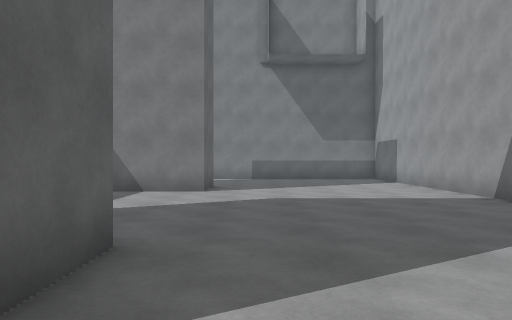
[1] (above)

20 first-person views from a walk through a 3-D level made in the Unity game engine. The camera is 1.3 m above the floor, looks level and sees 70° across. The floor is counted in squares, 1.5 m on a side. Each view is taken from the middle of a square. On the plan, view 1 faces up. The plan holds only what a view shows up to about 12 squares ahead; the rest is blank. The place goes on beyond the plan. The player character is not drawn.

[2]
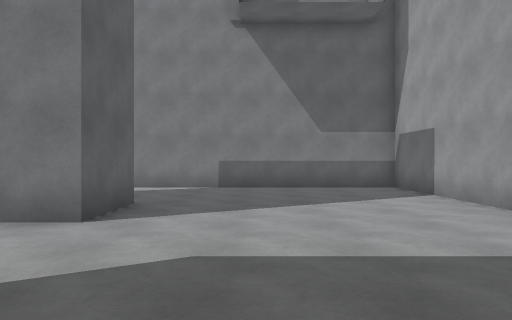

[3]
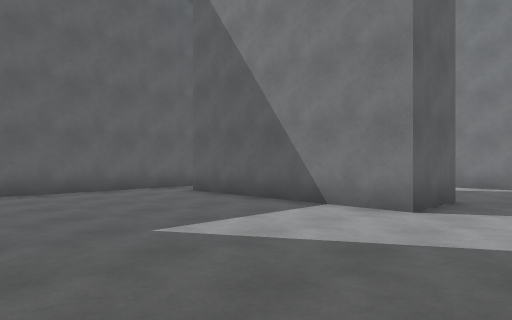

[4]
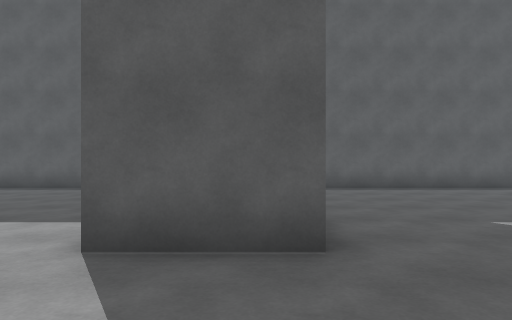

[5]
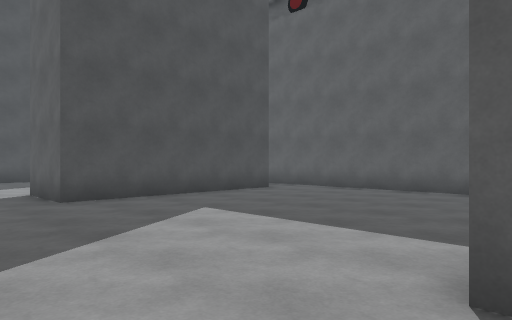

[6]
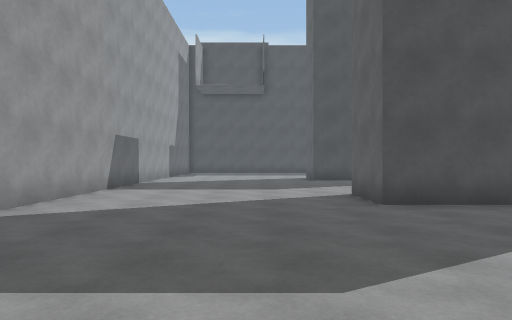

[7]
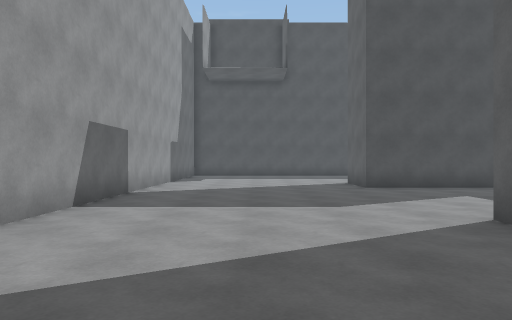

[8]
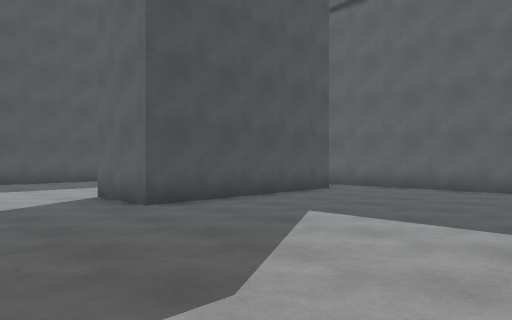

[9]
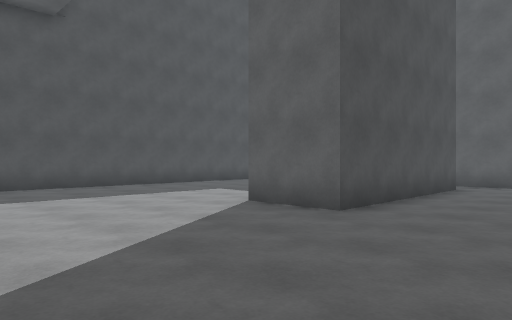

[10]
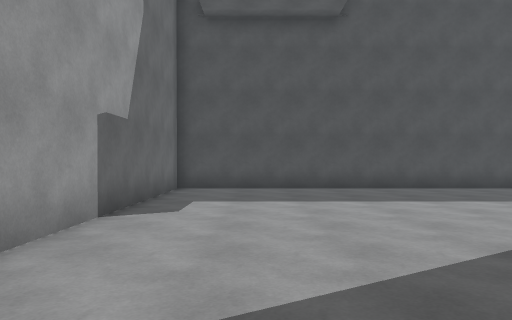

[11]
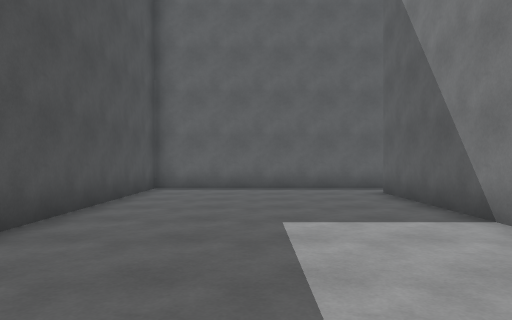

[12]
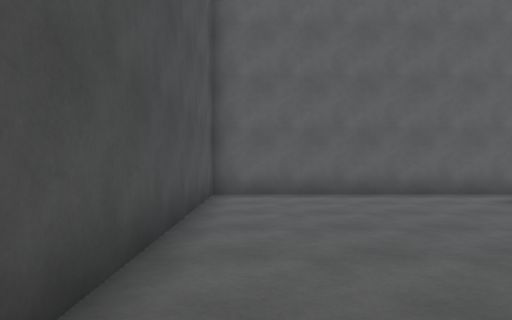

[13]
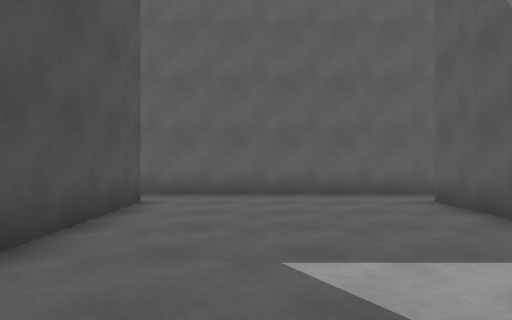

[14]
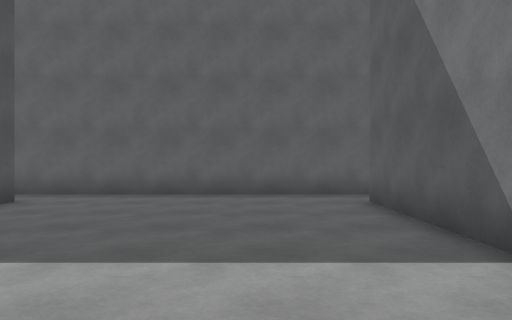

[15]
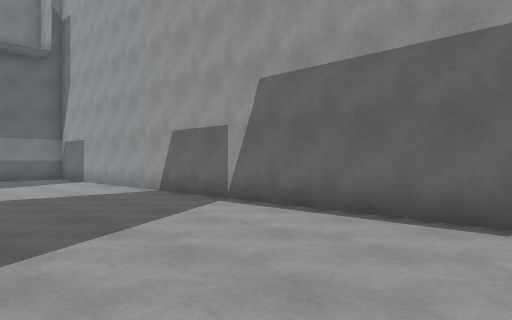

[16]
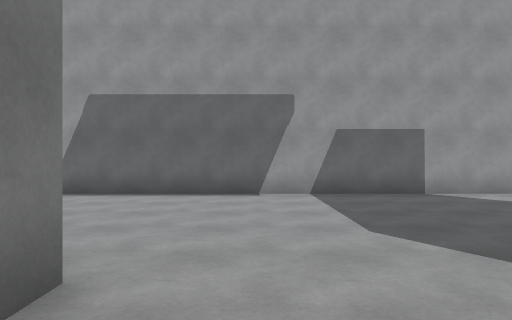

[17]
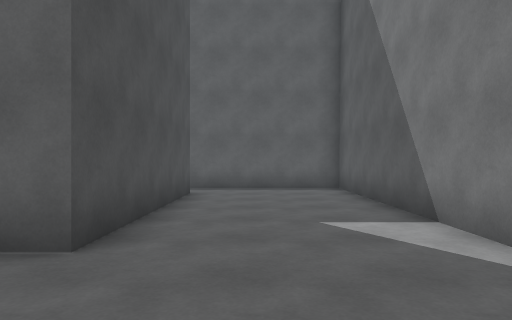

[18]
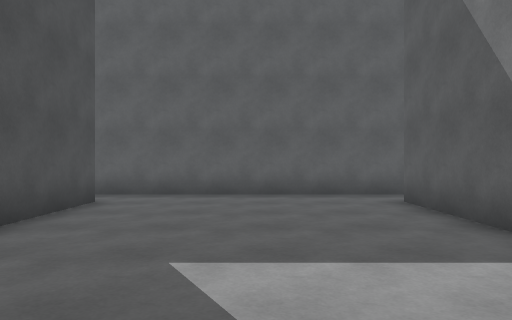

[19]
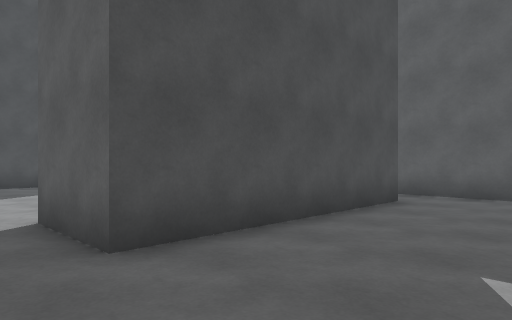

[20]
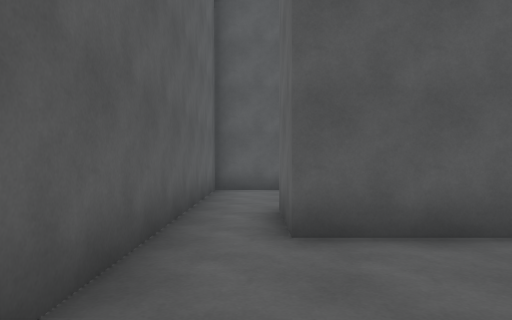

### Floor plan
Points are (right, up) in squares from view 1. A wall is a line through its corners. A room is listed if a view was taken in it or the views show most of it. See-through windows are left out.
Room 1 (views 1, 2, 3, 4, 5, 6, 7, 8, 9, 10, 11, 12, 13, 14, 15, 16, 17, 18, 19, 20)
walls: (-5.2, -8.3) (-7.6, -8.3); (-7.6, -6) (-1.4, -6) (-1.4, -8.4); (-7.6, 3.7) (-1.4, 3.7) (-1.4, 1.4) (-7.6, 1.4); (-7.6, -14.4) (-1.4, -14.4) (-1.4, -16.8); (-1.4, 10.1) (-7.6, 10.1) (-7.6, 12.3) (-1.4, 12.3) (-1.4, 10.1); (-2.8, -16.7) (-7.6, -16.7); (-9.2, 16.6) (-9.2, -23.1) (5.4, -23.1) (5.4, 16.6) (-9.2, 16.6)

Positions as (right, up) in squares from view 1, and headings:
1: (0, 0), facing up
2: (1, 5), facing up
3: (1, 4), facing up-left
4: (2, 3), facing left
5: (1, 2), facing down-left
6: (1, 1), facing down
7: (2, -3), facing down
8: (2, -8), facing down-left
9: (4, -11), facing down-left
10: (3, -12), facing down
11: (2, -20), facing left
12: (0, -22), facing left
13: (0, -12), facing left
14: (0, -1), facing left
15: (0, -1), facing up-right
16: (-4, 0), facing right
17: (2, 14), facing left
18: (0, 7), facing left
19: (0, 7), facing down-left
20: (-8, 6), facing up
